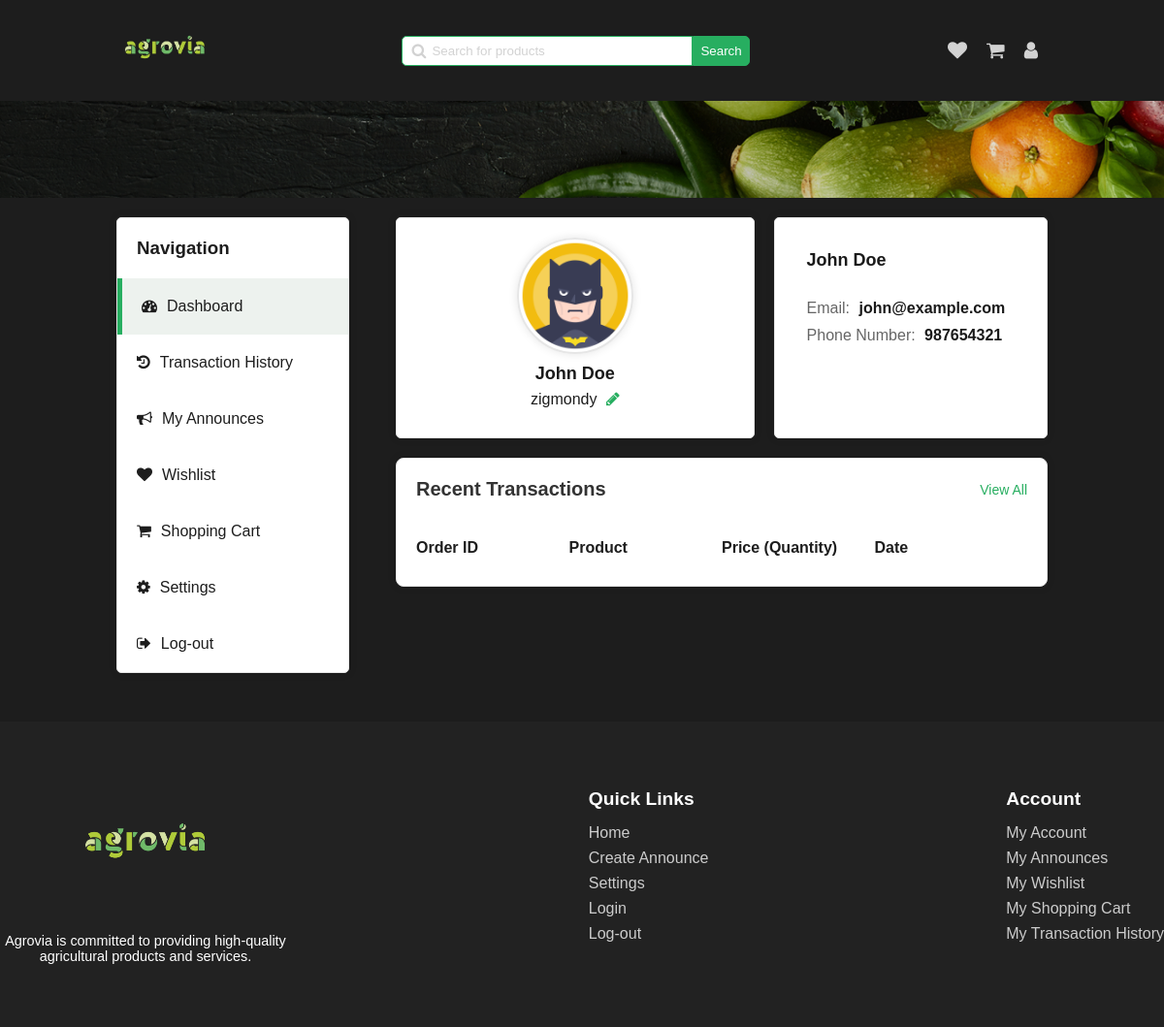
Screenshot of /pages/dashboard.php (signed in) with the database file from the repository.
### tables this page shows
CREATE TABLE User (
  id INTEGER PRIMARY KEY,
  firstname TEXT,
  lastname TEXT,
  email TEXT,
  username TEXT,
  icon TEXT,
  phone_number TEXT,
  password TEXT,
  is_admin INTEGER
);

### php/user.php (called while the page is built, shortened)
<?php
require '../php/pdo.php';
function get_user_by_id($id_user)
{
    global $pdo;
    try {
        $query = "SELECT * FROM User WHERE id = :id_user";
        $stmt = $pdo->prepare($query);
        $stmt->bindParam(':id_user', $id_user);
        $stmt->execute();
        $user = $stmt->fetch(PDO::FETCH_ASSOC);
        return $user;
    } catch (PDOException $e) {
        echo $e->getMessage();
    }
}

### pages/dashboard.php (the view, shortened to what this page needs)
<!DOCTYPE html>
<html lang="en">
<head>
    <link rel="stylesheet" href="../styles/dashboard.css" onload="load_theme()">
    <link rel="stylesheet" href="../styles/main-header.css">
    <link rel="stylesheet" href="../styles/footer.css">
    <link rel="stylesheet" href="https://cdnjs.cloudflare.com/ajax/libs/font-awesome/4.7.0/css/font-awesome.min.css">
</head>
<body>
    <header>
        <a href="../pages/home.php"><img id="logo" src="../assets/logo/agrovia-green.png" alt="logo"></a>
        <div class="search-bar">
            <span>
                <i class="fa fa-search"></i>
                <input type="text" name="search" id="search" placeholder="Search for products"
                    onkeydown="if(event.keyCode === 13) search()">
            </span>
            <button onclick="search()">Search</button>
        </div>
        <div class="user">
            <a href="../pages/wishlist.php">
                <i class="fa fa-heart"></i>
            </a>
            <a href="../pages/shopping-cart.php">
                <i class="fa fa-shopping-cart"></i>
            </a>
            <a href="../pages/dashboard.php">
                <i class="fa fa-user"></i>
            </a>
        </div>
    </header>
    <div class="separator-background"></div>
    <?php
    require "../php/user.php";
    $user = get_user_by_id($_SESSION['user_id']);
    ?>
    <div class="main-container">
        <section class="navigation">
            <h3>Navigation</h3>
            <a href="../pages/dashboard.php" class="active">
                <i class="fa fa-tachometer" aria-hidden="true"></i>
                <span>Dashboard</span>
            </a>
            <a href="../pages/transaction-history.php">
                <i class="fa fa-history"></i>
                <span>Transaction History</span>
            </a>
            <a href="../pages/my-announces.php">
                <i class="fa fa-bullhorn"></i>
                <span>My Announces</span>
            </a>
            <a href="../pages/wishlist.php">
                <i class="fa fa-heart"></i>
                <span>Wishlist</span>
            </a>
            <a href="../pages/shopping-cart.php">
                <i class="fa fa-shopping-cart"></i>
                <span>Shopping Cart</span>
            </a>
            <a href="../pages/settings.php">
                <i class="fa fa-gear"></i>
                <span>Settings</span>
            </a>
            <a href="../php/log-out.php">
                <i class="fa fa-sign-out"></i>
                Log-out
            </a>
        </section>
        <section class="tab-content profile-section">
            <div class="profile-container">
                <div class="profile-image">
                    <img src="<?php echo $user["icon"]; ?>" alt="profile-image">
                    <div class="info">
                        <div class="name">
                            <span class="profile-name"><?php echo $user["firstname"]; ?></span>
                            <span class="profile-name"><?php echo $user["lastname"]; ?></span>
                        </div>
                        <span class="info-value"><?php echo $user["username"]; ?></span>
                        <a href="../pages/settings.php" class="edit-profile-link">
                            <i class="fa fa-pencil" aria-hidden="true"></i>
                        </a>
                    </div>
                </div>
                <div class="profile-details">
                    <div class="info">
                        <span class="info-names">
                            <?php echo $user["firstname"]; ?>
                            <?php echo $user["lastname"]; ?>
                        </span>
                    </div>
                    <div class="content">
                        <div class="info">
                            <span class="info-label">Email:</span>
                            <span class="info-value">
                                <a href="mailto: <?php echo $user['email']; ?>">
                                    <?php echo $user['email']; ?>
                                </a>
                            </span>
                        </div>
                        <div class="info">
                            <span class="info-label">Phone Number:</span>
                            <span class="info-value">
                                <a href="tel:+<?php echo $user["phone_number"]; ?>">
                                    <?php echo $user["phone_number"]; ?>
                                </a>
                            </span>
                        </div>
                    </div>
                </div>
            </div>
            <div class="transaction-overview">
                <div class="transaction-header">
                    <h3>Recent Transactions</h3>
                    <a href="../pages/transaction-history.php">View All</a>
                </div>
                <div class="transaction">
                    <div class="transaction-item header">
                        <span class="column">Order ID</span>
                        <span class="column">Product</span>
                        <span class="column">Price (Quantity)</span>
                        <span class="column">Date</span>
                    </div>
                </div>
            </div>
        </section>
    </div>
    <div class="footer">
        <div class="footer-content">
            <div class="footer-logo">
                <a href="../pages/home.php"><img src="../assets/logo/agrovia-green.png" alt="Agrovia logo"></a>
                <p>Agrovia is committed to providing high-quality agricultural products and services.</p>
            </div>
            <div class="footer-section">
                <h3>Quick Links</h3>
                <a href="../pages/home.php">Home</a>
                <a href="../pages/create-announce.php">Create Announce</a>
                <a href="../pages/settings.php">Settings</a>
                <a href="../pages/login.php">Login</a>
                <a href="../php/log-out.php">Log-out</a>
            </div>
            <div class="footer-section">
                <h3>Account</h3>
                <a href="../pages/dashboard.php">My Account</a>
                <a href="../pages/my-announces.php">My Announces</a>
                <a href="../pages/wishlist.php">My Wishlist</a>
                <a href="../pages/shopping-cart.php">My Shopping Cart</a>
                <a href="../pages/transaction-history.php">My Transaction History</a>
            </div>
        </div>
    </div>
</body>
</html>

### styles/dashboard.css (style rules this page uses)
.main-container { margin-top: 120px; display: flex; justify-content: space-between; color: var(--dark); }
.main-container .navigation { display: flex; justify-content: flex-start; flex-direction: column; background-color: var(--white); width: 25%; border-radius: 5px; height: max-content; box-shadow: 0 0 10px rgba(0, 0, 0, 0.1); border: 1px solid var(--light-stroke); }
.main-container .navigation h3 { padding: 20px; margin: 0; color: var(--dark); }
.main-container .navigation a { padding: 20px; display: flex; justify-content: flex-start; text-decoration: none; color: var(--dark); }
.main-container .navigation a.active { background-color: var(--light-hover-green); border-left: 5px solid var(--secondary); }
.main-container .navigation a i { margin-right: 10px; }
.profile-section { width: 70%; border-radius: 5px; }
.profile-container { display: flex; margin: 0 auto; }
.profile-image { width: 55%; padding: 20px; border-radius: 5px; background-color: var(--white); display: flex; align-items: center; flex-direction: column; justify-content: center; box-shadow: 0 0 10px rgba(0, 0, 0, 0.1); border: 1px solid var(--light-stroke); }
.profile-image img { width: 120px; height: 120px; border-radius: 50%; object-fit: cover; box-shadow: 0 0 10px rgba(0, 0, 0, 0.1); border: 2px solid var(--light-stroke); }
.info > .name { font-size: 18px; font-weight: bold; margin-bottom: 7px; }
.info .name .profile-name { color: #1a1a1a; }
.profile-image > .info { margin-top: 10px; text-align: center; }
.profile-details { flex: 1; padding: 33px; background-color: var(--white); border-radius: 5px; margin-left: 20px; display: flex; flex-direction: column; width: 100%; box-shadow: 0 0 10px rgba(0, 0, 0, 0.1); border: 1px solid var(--light-stroke); }
.profile-details .content { margin-top: 20px; position: relative; height: 100%; }
.info { margin-bottom: 10px; }
.info-label { color: #666; margin-right: 5px; }
.profile-details .content .info-value { font-weight: bold; color: #1a1a1a; }
.profile-details .content .info-value a { text-decoration: none; color: #1a1a1a; }
.profile-details .info .info-names { font-size: 18px; font-weight: 700; color: #1a1a1a; }
.edit-profile-link { color: var(--secondary); text-decoration: none; margin-left: 5px; }
.transaction-overview { margin-top: 20px; padding: 20px; background-color: var(--white); border-radius: 8px; box-shadow: 0 0 10px rgba(0, 0, 0, 0.1); border: 1px solid var(--light-stroke); }
.transaction-header { display: flex; justify-content: space-between; align-items: center; margin-bottom: 30px; }
.transaction-header h3 { font-size: 20px; color: #333; margin: 0; }
.transaction-header a { font-size: 14px; color: var(--secondary); text-decoration: none; transition: color 0.3s ease; }
.transaction-item { display: flex; justify-content: space-between; align-items: center; padding: 10px 0; border-bottom: 1px solid #dee2e6; }
.transaction-item:last-child { border-bottom: none; }
.transaction-item.header { font-weight: bold; }
.column { flex: 1; text-align: left; }

### styles/main-header.css (style rules this page uses)
header { display: flex; justify-content: space-between; align-items: center; }
header a img { width: 100px; }
header .search-bar { display: flex; align-items: center; }
header .search-bar span { display: flex; align-items: center; position: relative; }
header .search-bar span i { position: absolute; left: 10px; color: var(--text); }
header .search-bar span input { padding: 7px; border: 1px solid var(--secondary); border-radius: 5px 0 0 5px; padding-left: 30px; min-width: 300px; }
header .search-bar span input::placeholder { color: var(--text); position: absolute; left: 30px; }
header .search-bar button { padding: 7px; border-radius: 0 5px 5px 0; background-color: var(--secondary); color: var(--white); border: 1px solid var(--secondary); cursor: pointer; }
header .user { display: flex; align-items: center; }
header .user a { text-decoration: none; padding: 10px; }
header .user a i { font-size: 20px; color: var(--text); }
.separator-background { background-image: url("../assets/backgrounds/separator-background.png"); background-size: cover; background-position: center; background-repeat: no-repeat; width: 100%; height: 100px; position: absolute; left: 0; }

### rows the page displays
user: icon (picture), firstname "John", lastname "Doe", username "zigmondy", email "john@example.com", phone_number "987654321"
